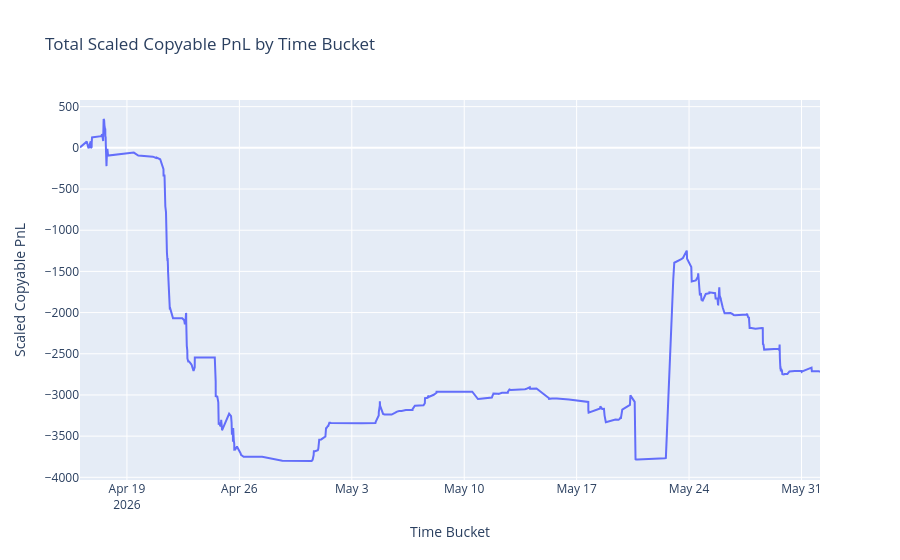

Notebook code cell kept with this figure:
### Code cell
import plotly.express as px

# Aggregate by bucket
bucket_pnl = df.groupby('bucket')['scaled_copyable_pnl'].sum().reset_index()
bucket_pnl['scaled_copyable_pnl'] = bucket_pnl['scaled_copyable_pnl'].cumsum()

# Plot with Plotly
fig = px.line(
    bucket_pnl,
    x='bucket',
    y='scaled_copyable_pnl',
    title='Total Scaled Copyable PnL by Time Bucket',
    labels={'bucket': 'Time Bucket', 'scaled_copyable_pnl': 'Scaled Copyable PnL'}
)
fig.show()

### Figure 1 — Plotly figure (JSON) as saved in the notebook; plotly's stock layout.template omitted (floating-point values rounded to 4 significant figures; data arrays with more than 128 entries replaced by an {"elided": "..."} marker saying what was removed)
{"data": [{"hovertemplate": "Time Bucket=%{x}<br>Scaled Copyable PnL=%{y}<extra></extra>", "legendgroup": "", "line": {"color": "#636efa", "dash": "solid"}, "marker": {"symbol": "circle"}, "mode": "lines", "name": "", "orientation": "v", "showlegend": false, "type": "scatter", "x": {"elided": "466 str values"}, "xaxis": "x", "y": {"elided": "466 float values"}, "yaxis": "y"}], "layout": {"legend": {"tracegroupgap": 0}, "title": {"text": "Total Scaled Copyable PnL by Time Bucket"}, "xaxis": {"anchor": "y", "domain": [0, 1], "title": {"text": "Time Bucket"}}, "yaxis": {"anchor": "x", "domain": [0, 1], "title": {"text": "Scaled Copyable PnL"}}}}
